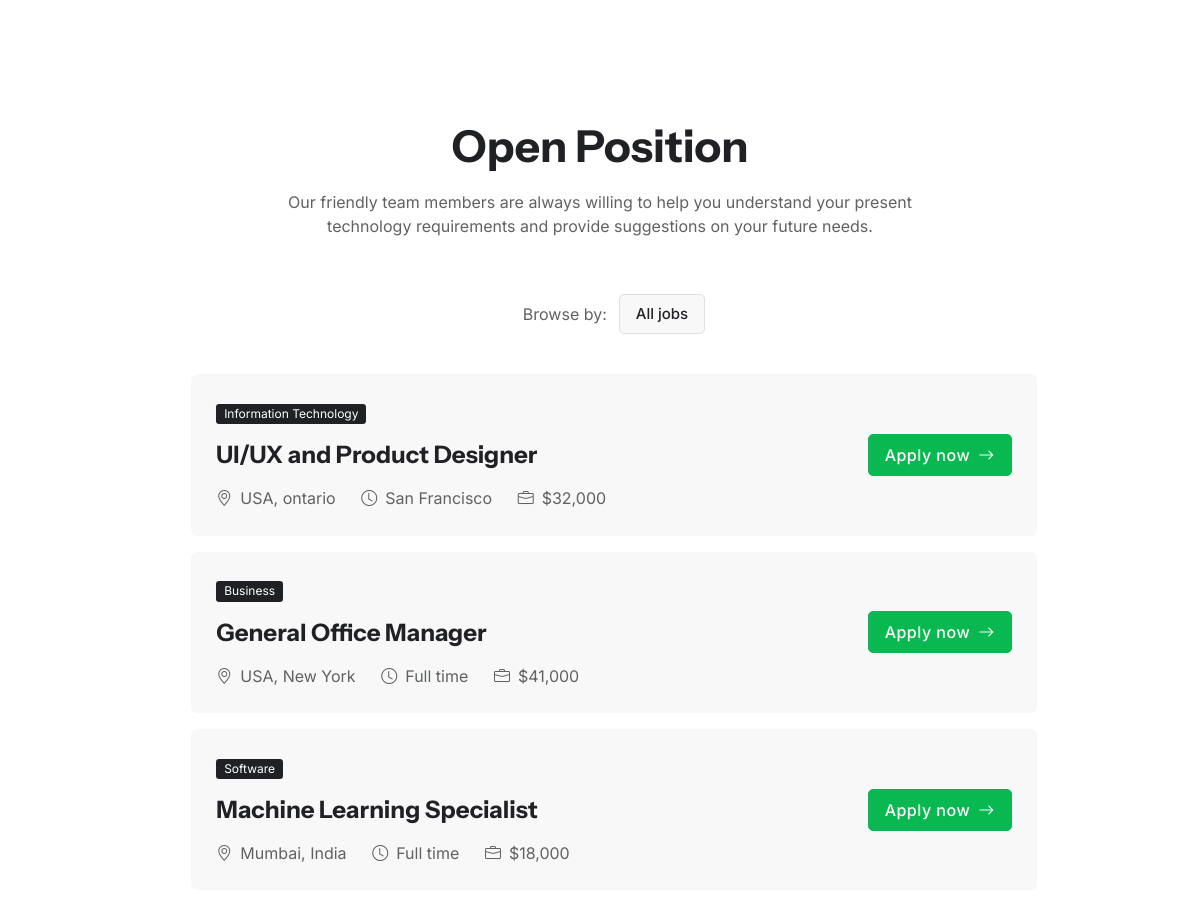
/career/ (middle part), run on an earlier commit of the app's database.
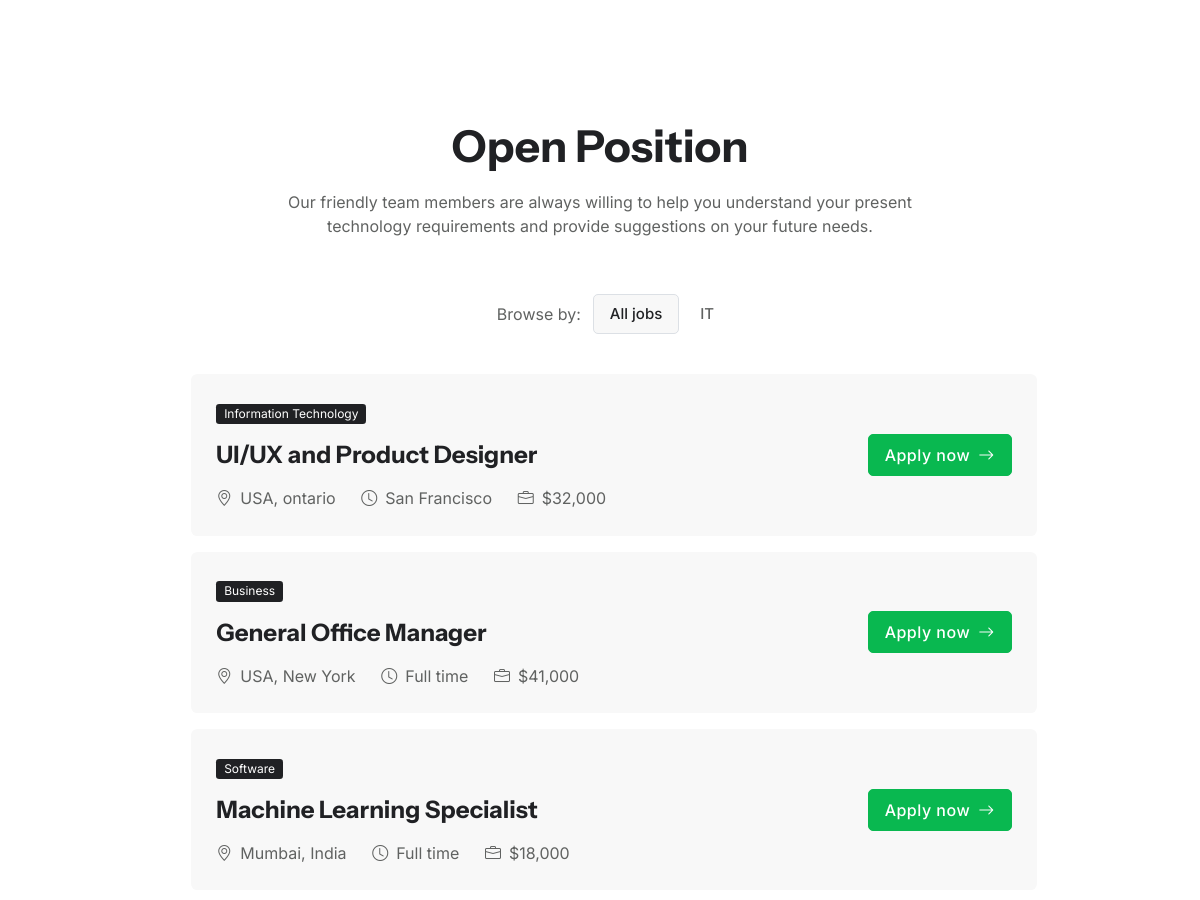
And on a later commit of the database.
### core/models.py (models this page shows, shortened)
class JobListing(models.Model):
    department = models.CharField(max_length=100)
    industry = models.CharField(max_length=100)
    title = models.CharField(max_length=100)
    location = models.CharField(max_length=100)
    job_type = models.CharField(max_length=50)
    salary = models.DecimalField(max_digits=10, decimal_places=2, null=True, blank=True)
    skills = models.TextField(null=True)
    responsibilities = models.TextField()
    experience = models.CharField(max_length=100)
    educational_requirements = models.CharField(max_length=200)
    description = models.TextField()

### core/views.py (the view)
# urls.py: path('career/', views.career, name='career'),
def career(request):
    try:
        careers = JobListing.objects.all()
    except Service.DoesNotExist:
        careers = None
    context = {
        'careers': careers
    }
    return render(request, 'career.html', context)

### templates/career.html (shortened to what the changed rows need)
{% extends "base.html" %}
{% load static %}
    {% block Content %}
    <main>
        <section class="pt-0">
            <div class="container">
                <div class="inner-container-small text-center mb-4 mb-sm-6">
                    <h2 class="mb-3">Open Position</h2>
                </div>
                <div class="row g-4 g-lg-6">
                    <div class="col-lg-9 mx-auto">
                        <ul class="nav nav-pills gap-1 nav-pills-light justify-content-center align-items-center mb-3 mb-sm-5">
                            {% for career in careers %}
                            <li class="nav-item" role="presentation">
                                <button class="nav-link" id="pills-{{career.department}}-tab" data-bs-toggle="pill" data-bs-target="#pills-{{career.department}}" type="button" role="tab" aria-controls="pills-{{career.department}}" aria-selected="false">{{career.department}}</button>
                            </li>
                            {% endfor %}
                        </ul>
                    </div>
                </div>
            </div>
        </section>
    </main>
    {% endblock Content %}

What changed in the data, as far as the page shows it:
added JobListing: department "IT"
